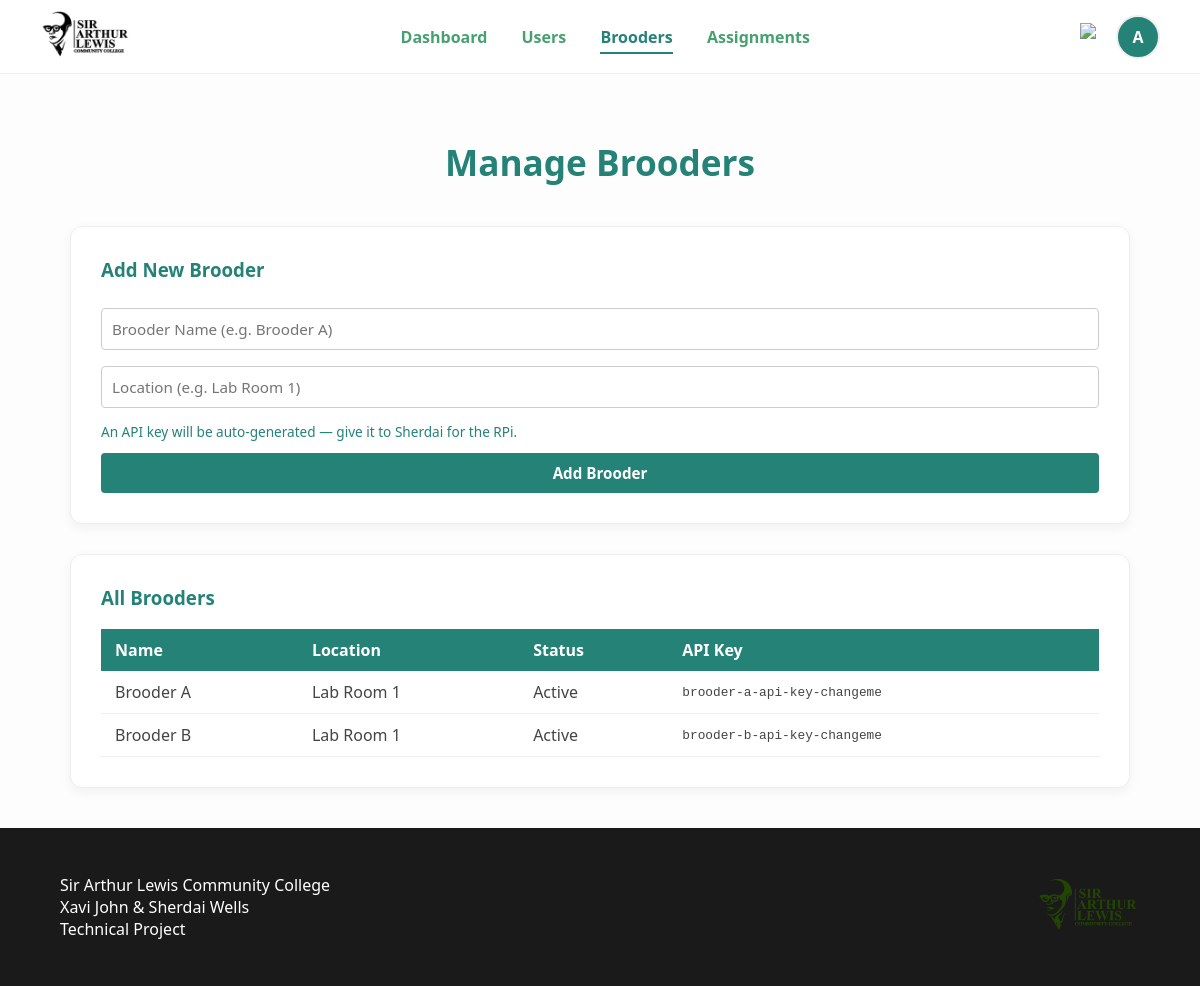
The page /admin/manage_brooders.php (signed in) on the database its author committed.
### tables this page shows
CREATE TABLE IF NOT EXISTS brooders (
    brooder_id INT NOT NULL AUTO_INCREMENT,
    name       VARCHAR(100) NOT NULL,
    location   VARCHAR(150) DEFAULT NULL,
    api_key    VARCHAR(64) NOT NULL UNIQUE,
    status     ENUM('active','inactive') NOT NULL DEFAULT 'active',
    created_at TIMESTAMP NOT NULL DEFAULT CURRENT_TIMESTAMP,
    PRIMARY KEY (brooder_id)
);

### admin/manage_brooders.php (the view, shortened to what this page needs)
<?php
require_once "../auth/connectdb.php";
$brooders = $conn->query("SELECT * FROM brooders ORDER BY created_at DESC");
?>
<!DOCTYPE html>
<html id="top">
<head>
    <link rel="stylesheet" href="/style.css">
</head>
<body>
<?php include "navbar.php"; ?>
<div class="container">
    <h1>Manage Brooders</h1>
    <div class="card" style="margin-bottom:30px;">
        <h3>Add New Brooder</h3>
        <form method="post">
            <input type="text" name="name"     placeholder="Brooder Name (e.g. Brooder A)" class="input-box" required>
            <input type="text" name="location" placeholder="Location (e.g. Lab Room 1)"    class="input-box">
            <p style="font-size:0.85rem; color:var(--teal); margin:6px 0;">An API key will be auto-generated — give it to Sherdai for the RPi.</p>
            <button type="submit" class="btn">Add Brooder</button>
        </form>
    </div>
    <div class="card">
        <h3>All Brooders</h3>
        <table>
            <tr><th>Name</th><th>Location</th><th>Status</th><th>API Key</th></tr>
            <?php while ($b = $brooders->fetch_assoc()): ?>
            <tr>
                <td><?php echo htmlspecialchars($b["name"]); ?></td>
                <td><?php echo htmlspecialchars($b["location"] ?? "—"); ?></td>
                <td style="text-transform:capitalize;"><?php echo htmlspecialchars($b["status"]); ?></td>
                <td style="font-family:monospace; font-size:0.8rem;"><?php echo htmlspecialchars($b["api_key"] ?? "—"); ?></td>
            </tr>
            <?php endwhile; ?>
        </table>
    </div>
</div>
<?php include "../auth/footer.php"; ?>
</body>
</html>

### style.css (style rules this page uses)
:root { --teal: #248277; --green: #47a070; }
html { scroll-behavior: smooth; }
body { font-family: 'Segoe UI', Tahoma, Geneva, Verdana, sans-serif; margin: 0; display: flex; flex-direction: column; min-height: 100vh; background: #fdfdfd; color: var(--green); }
.container { flex: 1; padding: 40px 20px; max-width: 1100px; margin: 0 auto; width: 100%; box-sizing: border-box; }
h1 { color: var(--teal); font-size: 2.2rem; text-align: center; margin-bottom: 40px; }
h3 { color: var(--teal); margin-top: 0; }
.card { background: #ffffff; padding: 30px; border-radius: 12px; box-shadow: 0 4px 12px rgba(0,0,0,0.05); border: 1px solid #eeeeee; transition: transform 0.2s; }
.input-box { width: 100%; padding: 10px; margin: 8px 0; border: 1px solid #cccccc; border-radius: 4px; box-sizing: border-box; color: var(--green); font-family: inherit; font-size: 0.95rem; }
.btn { background: var(--teal); color: white; border: none; padding: 10px 20px; border-radius: 4px; cursor: pointer; font-weight: bold; font-family: inherit; font-size: 0.95rem; transition: background 0.2s; width: 100%; margin-top: 6px; }
table { width: 100%; border-collapse: collapse; margin-top: 10px; }
th { background: var(--teal); color: white; padding: 10px 14px; text-align: left; }
td { padding: 10px 14px; border-bottom: 1px solid #eeeeee; color: #444; }

### rows shown on the page
brooders: name "Brooder A", location "Lab Room 1", status "Active", api_key "brooder-a-api-key-changeme"
brooders: name "Brooder B", location "Lab Room 1", status "Active", api_key "brooder-b-api-key-changeme"

### other values the page prints
$current_initial "A"
